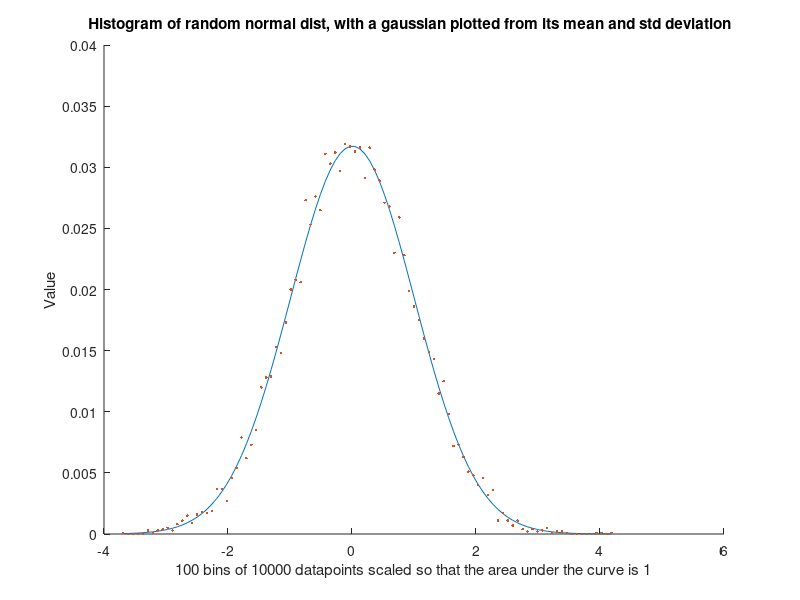

This chart was generated by the following MATLAB code:
clc; clear all; close all;
n = 10000;
% create a random distribution with n samples
randnDist = randn(n,1);
% test: check size and range of vector
size(randnDist); min(randnDist); max(randnDist);
% sort the random distrubution of data points using a histogram with 100 bins 
% hist returns randnDistBins 
[randnDistBins, xMid] = hist(randnDist,100);
% normalise the data vector
rescaledRandDist = randnDistBins / n;
% test: the sum of data should equal 1 same as the area under a gaussian
rescaledSum = sum(rescaledRandDist); 

% plot a normal PDF by using the mean and variance of the randnDist
MEAN = mean(randnDist);
stdDiv = std(randnDist); % the standard diviation is the sqrt(variance)
normPDF = normpdf(xMid, MEAN, stdDiv);
% normalise the data vector
rescaled2 = normPDF / sum(normPDF);
% test: the sum of data should equal 1 same as the area under a gaussian
rescaledSum2 = sum(rescaled2); 

% plot 
figure
hold on
title('Histogram of random normal dist, with a gaussian plotted from its mean and std deviation  ');
xlabel('100 bins of 10000 datapoints scaled so that the area under the curve is 1');
ylabel('Value');
plot(xMid, rescaled2) % Gaussian dist
plot(xMid, rescaledRandDist,'.'); % hist of random normal dist  

